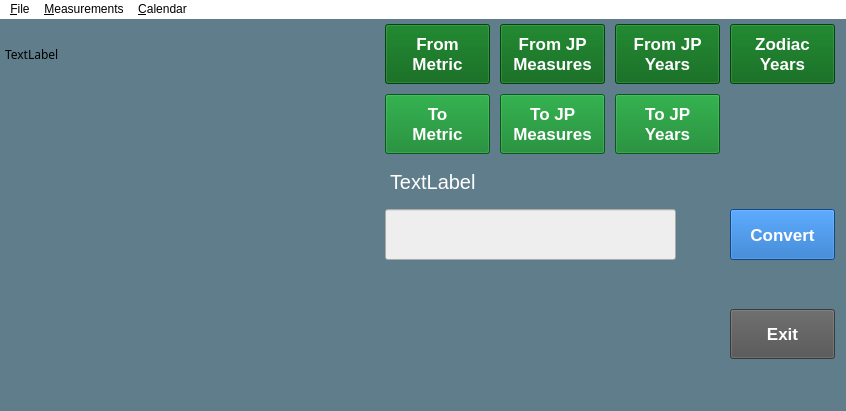
<?xml version="1.0" encoding="UTF-8"?>
<ui version="4.0">
 <class>MainWindow</class>
 <widget class="QMainWindow" name="MainWindow">
  <property name="geometry">
   <rect>
    <x>0</x>
    <y>0</y>
    <width>846</width>
    <height>411</height>
   </rect>
  </property>
  <property name="minimumSize">
   <size>
    <width>0</width>
    <height>0</height>
   </size>
  </property>
  <property name="maximumSize">
   <size>
    <width>16777215</width>
    <height>521</height>
   </size>
  </property>
  <property name="font">
   <font>
    <family>Arial</family>
    <pointsize>24</pointsize>
   </font>
  </property>
  <property name="windowTitle">
   <string>JP Converter</string>
  </property>
  <property name="windowIcon">
   <iconset>
    <normaloff>../../git/pyside1/256jpconverter.ico</normaloff>../../git/pyside1/256jpconverter.ico</iconset>
  </property>
  <property name="windowOpacity">
   <double>1.000000000000000</double>
  </property>
  <property name="styleSheet">
   <string notr="true">background-color:#B0BEC5;</string>
  </property>
  <widget class="QWidget" name="central_widget">
   <property name="minimumSize">
    <size>
     <width>800</width>
     <height>380</height>
    </size>
   </property>
   <property name="maximumSize">
    <size>
     <width>16777215</width>
     <height>600</height>
    </size>
   </property>
   <property name="font">
    <font>
     <family>Arial</family>
    </font>
   </property>
   <property name="autoFillBackground">
    <bool>false</bool>
   </property>
   <property name="styleSheet">
    <string notr="true">background-color: #607D8B;</string>
   </property>
   <widget class="QPushButton" name="button_convert">
    <property name="geometry">
     <rect>
      <x>730</x>
      <y>190</y>
      <width>105</width>
      <height>51</height>
     </rect>
    </property>
    <property name="styleSheet">
     <string notr="true">color:white;background-color:#1565c0;font:arial;font-size:17px;font-weight:bold;</string>
    </property>
    <property name="text">
     <string>Convert</string>
    </property>
   </widget>
   <widget class="QLineEdit" name="input1">
    <property name="geometry">
     <rect>
      <x>385</x>
      <y>190</y>
      <width>291</width>
      <height>51</height>
     </rect>
    </property>
    <property name="sizePolicy">
     <sizepolicy hsizetype="Preferred" vsizetype="Preferred">
      <horstretch>0</horstretch>
      <verstretch>0</verstretch>
     </sizepolicy>
    </property>
    <property name="font">
     <font>
      <pointsize>-1</pointsize>
     </font>
    </property>
    <property name="styleSheet">
     <string notr="true">background-color:#eeeeee;font-size:20px;</string>
    </property>
    <property name="inputMask">
     <string/>
    </property>
    <property name="maxLength">
     <number>20</number>
    </property>
   </widget>
   <widget class="QPushButton" name="button_from_metric">
    <property name="geometry">
     <rect>
      <x>385</x>
      <y>5</y>
      <width>105</width>
      <height>60</height>
     </rect>
    </property>
    <property name="minimumSize">
     <size>
      <width>100</width>
      <height>60</height>
     </size>
    </property>
    <property name="font">
     <font>
      <pointsize>-1</pointsize>
      <weight>75</weight>
      <italic>false</italic>
      <bold>true</bold>
     </font>
    </property>
    <property name="styleSheet">
     <string notr="true">color:white;background-color:#00600f;font:arial;font-size:17px;font-weight:bold;</string>
    </property>
    <property name="text">
     <string>From 
Metric</string>
    </property>
    <property name="checkable">
     <bool>false</bool>
    </property>
    <property name="autoDefault">
     <bool>false</bool>
    </property>
    <property name="flat">
     <bool>false</bool>
    </property>
   </widget>
   <widget class="QPushButton" name="button_from_jpmeasure">
    <property name="geometry">
     <rect>
      <x>500</x>
      <y>5</y>
      <width>105</width>
      <height>60</height>
     </rect>
    </property>
    <property name="minimumSize">
     <size>
      <width>100</width>
      <height>60</height>
     </size>
    </property>
    <property name="font">
     <font>
      <pointsize>-1</pointsize>
      <weight>75</weight>
      <italic>false</italic>
      <bold>true</bold>
     </font>
    </property>
    <property name="styleSheet">
     <string notr="true">color:white;background-color:#00600f;font:arial;font-size:17px;font-weight:bold;</string>
    </property>
    <property name="text">
     <string>From JP 
Measures</string>
    </property>
    <property name="flat">
     <bool>false</bool>
    </property>
   </widget>
   <widget class="QPushButton" name="button_to_jpyear">
    <property name="geometry">
     <rect>
      <x>615</x>
      <y>75</y>
      <width>105</width>
      <height>60</height>
     </rect>
    </property>
    <property name="minimumSize">
     <size>
      <width>100</width>
      <height>60</height>
     </size>
    </property>
    <property name="font">
     <font>
      <pointsize>-1</pointsize>
      <weight>75</weight>
      <italic>false</italic>
      <bold>true</bold>
     </font>
    </property>
    <property name="styleSheet">
     <string notr="true">color:white;background-color:#087f23;font:arial;font-size:17px;font-weight:bold;</string>
    </property>
    <property name="text">
     <string>To JP 
Years</string>
    </property>
    <property name="flat">
     <bool>false</bool>
    </property>
   </widget>
   <widget class="QPushButton" name="button_exit">
    <property name="geometry">
     <rect>
      <x>730</x>
      <y>290</y>
      <width>105</width>
      <height>50</height>
     </rect>
    </property>
    <property name="minimumSize">
     <size>
      <width>100</width>
      <height>40</height>
     </size>
    </property>
    <property name="font">
     <font>
      <pointsize>-1</pointsize>
      <weight>75</weight>
      <italic>false</italic>
      <bold>true</bold>
     </font>
    </property>
    <property name="focusPolicy">
     <enum>Qt::NoFocus</enum>
    </property>
    <property name="styleSheet">
     <string notr="true">color:#ffffff;background-color:#515151;font:arial;font-size:17px;font-weight:bold;</string>
    </property>
    <property name="text">
     <string>Exit</string>
    </property>
    <property name="flat">
     <bool>false</bool>
    </property>
   </widget>
   <widget class="QPushButton" name="button_to_jpmeasure">
    <property name="geometry">
     <rect>
      <x>500</x>
      <y>75</y>
      <width>105</width>
      <height>60</height>
     </rect>
    </property>
    <property name="minimumSize">
     <size>
      <width>100</width>
      <height>60</height>
     </size>
    </property>
    <property name="font">
     <font>
      <pointsize>-1</pointsize>
      <weight>75</weight>
      <italic>false</italic>
      <bold>true</bold>
     </font>
    </property>
    <property name="styleSheet">
     <string notr="true">color:white;background-color:#087f23;font:arial;font-size:17px;font-weight:bold;</string>
    </property>
    <property name="text">
     <string>To JP 
Measures</string>
    </property>
    <property name="flat">
     <bool>false</bool>
    </property>
   </widget>
   <widget class="QPushButton" name="button_zodiac">
    <property name="geometry">
     <rect>
      <x>730</x>
      <y>5</y>
      <width>105</width>
      <height>60</height>
     </rect>
    </property>
    <property name="minimumSize">
     <size>
      <width>100</width>
      <height>60</height>
     </size>
    </property>
    <property name="font">
     <font>
      <pointsize>-1</pointsize>
      <weight>75</weight>
      <italic>false</italic>
      <bold>true</bold>
     </font>
    </property>
    <property name="styleSheet">
     <string notr="true">color:white;background-color:#00600f;font:arial;font-size:17px;font-weight:bold;</string>
    </property>
    <property name="text">
     <string>Zodiac
Years</string>
    </property>
    <property name="flat">
     <bool>false</bool>
    </property>
   </widget>
   <widget class="QPushButton" name="button_from_jpyear">
    <property name="geometry">
     <rect>
      <x>615</x>
      <y>5</y>
      <width>105</width>
      <height>60</height>
     </rect>
    </property>
    <property name="minimumSize">
     <size>
      <width>100</width>
      <height>60</height>
     </size>
    </property>
    <property name="font">
     <font>
      <pointsize>-1</pointsize>
      <weight>75</weight>
      <italic>false</italic>
      <bold>true</bold>
     </font>
    </property>
    <property name="styleSheet">
     <string notr="true">color:white;background-color:#00600f;font:arial;font-size:17px;font-weight:bold;</string>
    </property>
    <property name="text">
     <string>From JP 
Years</string>
    </property>
   </widget>
   <widget class="QLabel" name="label_instructions1">
    <property name="geometry">
     <rect>
      <x>385</x>
      <y>140</y>
      <width>391</width>
      <height>46</height>
     </rect>
    </property>
    <property name="font">
     <font>
      <pointsize>-1</pointsize>
      <weight>50</weight>
      <italic>false</italic>
      <bold>false</bold>
     </font>
    </property>
    <property name="styleSheet">
     <string notr="true">font:arial; font-size:20px; color:#ffffff; padding:11px 0px 11px 0px;</string>
    </property>
    <property name="text">
     <string>TextLabel</string>
    </property>
   </widget>
   <widget class="QTextEdit" name="label_output2">
    <property name="geometry">
     <rect>
      <x>385</x>
      <y>260</y>
      <width>341</width>
      <height>91</height>
     </rect>
    </property>
    <property name="font">
     <font>
      <family>Arial</family>
      <pointsize>18</pointsize>
      <weight>50</weight>
      <bold>false</bold>
     </font>
    </property>
    <property name="styleSheet">
     <string notr="true">color:#ffffff;</string>
    </property>
    <property name="frameShape">
     <enum>QFrame::NoFrame</enum>
    </property>
    <property name="frameShadow">
     <enum>QFrame::Plain</enum>
    </property>
    <property name="lineWidth">
     <number>0</number>
    </property>
    <property name="readOnly">
     <bool>true</bool>
    </property>
    <property name="html">
     <string>&lt;!DOCTYPE HTML PUBLIC &quot;-//W3C//DTD HTML 4.0//EN&quot; &quot;http://www.w3.org/TR/REC-html40/strict.dtd&quot;&gt;
&lt;html&gt;&lt;head&gt;&lt;meta name=&quot;qrichtext&quot; content=&quot;1&quot; /&gt;&lt;style type=&quot;text/css&quot;&gt;
p, li { white-space: pre-wrap; }
&lt;/style&gt;&lt;/head&gt;&lt;body style=&quot; font-family:'Arial'; font-size:18pt; font-weight:400; font-style:normal;&quot;&gt;
&lt;p style=&quot;-qt-paragraph-type:empty; margin-top:0px; margin-bottom:0px; margin-left:0px; margin-right:0px; -qt-block-indent:0; text-indent:0px;&quot;&gt;&lt;br /&gt;&lt;/p&gt;&lt;/body&gt;&lt;/html&gt;</string>
    </property>
   </widget>
   <widget class="QScrollArea" name="conv_layout">
    <property name="geometry">
     <rect>
      <x>10</x>
      <y>70</y>
      <width>261</width>
      <height>310</height>
     </rect>
    </property>
    <property name="font">
     <font>
      <family>Arial</family>
      <pointsize>12</pointsize>
     </font>
    </property>
    <property name="frameShape">
     <enum>QFrame::NoFrame</enum>
    </property>
    <property name="frameShadow">
     <enum>QFrame::Plain</enum>
    </property>
    <property name="lineWidth">
     <number>0</number>
    </property>
    <property name="horizontalScrollBarPolicy">
     <enum>Qt::ScrollBarAsNeeded</enum>
    </property>
    <property name="widgetResizable">
     <bool>true</bool>
    </property>
    <widget class="QWidget" name="conv_layout_contents">
     <property name="geometry">
      <rect>
       <x>0</x>
       <y>0</y>
       <width>261</width>
       <height>310</height>
      </rect>
     </property>
    </widget>
   </widget>
   <widget class="QPushButton" name="button_to_metric">
    <property name="geometry">
     <rect>
      <x>385</x>
      <y>75</y>
      <width>105</width>
      <height>60</height>
     </rect>
    </property>
    <property name="minimumSize">
     <size>
      <width>100</width>
      <height>60</height>
     </size>
    </property>
    <property name="font">
     <font>
      <pointsize>-1</pointsize>
      <weight>75</weight>
      <italic>false</italic>
      <bold>true</bold>
     </font>
    </property>
    <property name="autoFillBackground">
     <bool>false</bool>
    </property>
    <property name="styleSheet">
     <string notr="true">color:white;background-color:#087f23;font:arial;font-size:17px;font-weight:bold;</string>
    </property>
    <property name="text">
     <string>To 
Metric</string>
    </property>
    <property name="flat">
     <bool>false</bool>
    </property>
   </widget>
   <widget class="QLabel" name="label_header1">
    <property name="geometry">
     <rect>
      <x>5</x>
      <y>5</y>
      <width>365</width>
      <height>61</height>
     </rect>
    </property>
    <property name="font">
     <font>
      <family>Franklin Gothic Medium</family>
     </font>
    </property>
    <property name="frameShape">
     <enum>QFrame::NoFrame</enum>
    </property>
    <property name="frameShadow">
     <enum>QFrame::Plain</enum>
    </property>
    <property name="lineWidth">
     <number>0</number>
    </property>
    <property name="text">
     <string>TextLabel</string>
    </property>
    <property name="textFormat">
     <enum>Qt::AutoText</enum>
    </property>
   </widget>
   <widget class="QLabel" name="label_instructions2">
    <property name="geometry">
     <rect>
      <x>10</x>
      <y>70</y>
      <width>261</width>
      <height>310</height>
     </rect>
    </property>
    <property name="font">
     <font>
      <pointsize>-1</pointsize>
      <weight>75</weight>
      <italic>false</italic>
      <bold>true</bold>
     </font>
    </property>
    <property name="styleSheet">
     <string notr="true">font:arial; font-size:16px; color:#ffffff; padding:11px 0px 11px 11px; line-height:1.4; font-weight: bold;</string>
    </property>
    <property name="text">
     <string>TextLabel</string>
    </property>
    <property name="textFormat">
     <enum>Qt::RichText</enum>
    </property>
    <property name="alignment">
     <set>Qt::AlignLeading|Qt::AlignLeft|Qt::AlignTop</set>
    </property>
    <property name="wordWrap">
     <bool>true</bool>
    </property>
   </widget>
   <zorder>label_instructions2</zorder>
   <zorder>conv_layout</zorder>
   <zorder>button_convert</zorder>
   <zorder>button_from_metric</zorder>
   <zorder>button_from_jpmeasure</zorder>
   <zorder>button_to_jpyear</zorder>
   <zorder>button_to_jpmeasure</zorder>
   <zorder>button_zodiac</zorder>
   <zorder>button_from_jpyear</zorder>
   <zorder>label_instructions1</zorder>
   <zorder>input1</zorder>
   <zorder>label_output2</zorder>
   <zorder>button_to_metric</zorder>
   <zorder>label_header1</zorder>
   <zorder>button_exit</zorder>
  </widget>
  <widget class="QMenuBar" name="menubar">
   <property name="geometry">
    <rect>
     <x>0</x>
     <y>0</y>
     <width>846</width>
     <height>21</height>
    </rect>
   </property>
   <property name="styleSheet">
    <string notr="true">background-color: #ffffff;</string>
   </property>
   <widget class="QMenu" name="menu_File">
    <property name="title">
     <string>&amp;File</string>
    </property>
    <addaction name="action_exit"/>
   </widget>
   <widget class="QMenu" name="menu_Measures">
    <property name="title">
     <string>&amp;Measurements</string>
    </property>
    <addaction name="action_from_metric"/>
    <addaction name="action_to_metric"/>
    <addaction name="separator"/>
    <addaction name="action_from_jpmeasure"/>
    <addaction name="action_to_jpmeasure"/>
   </widget>
   <widget class="QMenu" name="menu_Years">
    <property name="title">
     <string>&amp;Calendar</string>
    </property>
    <addaction name="action_from_jpyear"/>
    <addaction name="action_from_jpyear_historic"/>
    <addaction name="action_to_jpyear"/>
    <addaction name="separator"/>
    <addaction name="action_zodiac"/>
   </widget>
   <addaction name="menu_File"/>
   <addaction name="menu_Measures"/>
   <addaction name="menu_Years"/>
  </widget>
  <action name="action_exit">
   <property name="text">
    <string>E&amp;xit</string>
   </property>
  </action>
  <action name="action_from_jpyear">
   <property name="text">
    <string>From &amp;Japanese years (modern)</string>
   </property>
  </action>
  <action name="action_to_jpyear">
   <property name="text">
    <string>To Japanese &amp;years</string>
   </property>
  </action>
  <action name="action_zodiac">
   <property name="text">
    <string>&amp;Zodiac years</string>
   </property>
  </action>
  <action name="action_from_metric">
   <property name="text">
    <string>From &amp;Metric</string>
   </property>
  </action>
  <action name="action_to_metric">
   <property name="text">
    <string>To M&amp;etric</string>
   </property>
  </action>
  <action name="action_from_jpmeasure">
   <property name="text">
    <string>&amp;From Japanese measurements</string>
   </property>
  </action>
  <action name="action_to_jpmeasure">
   <property name="text">
    <string>&amp;To Japanese measurements</string>
   </property>
  </action>
  <action name="action_from_jpyear_historic">
   <property name="text">
    <string>From Japanese years (&amp;historic)</string>
   </property>
  </action>
 </widget>
 <tabstops>
  <tabstop>button_from_metric</tabstop>
  <tabstop>button_from_jpmeasure</tabstop>
  <tabstop>button_from_jpyear</tabstop>
  <tabstop>button_zodiac</tabstop>
  <tabstop>button_to_metric</tabstop>
  <tabstop>button_to_jpmeasure</tabstop>
  <tabstop>button_to_jpyear</tabstop>
  <tabstop>input1</tabstop>
  <tabstop>button_convert</tabstop>
  <tabstop>button_exit</tabstop>
  <tabstop>label_output2</tabstop>
  <tabstop>conv_layout</tabstop>
 </tabstops>
 <resources/>
 <connections/>
</ui>
